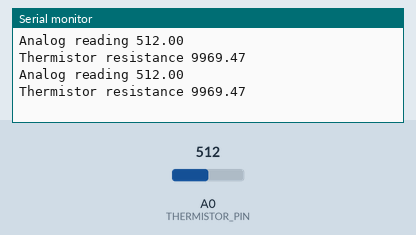
A sketch run on a simulated Arduino Uno, built with avr-gcc and run on an emulated ATmega328P. Shown: the last lines printed to the serial monitor. The inputs (shaded band) are chosen by the test bench; at power-on: A0 (THERMISTOR_PIN) = 512.

Above: at 1.8 s.
1.9 s: A0 (THERMISTOR_PIN) set to 1012
At 2.8 s:
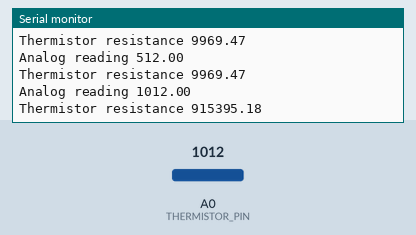
3.4 s: A0 (THERMISTOR_PIN) set to 1023
At 4.6 s:
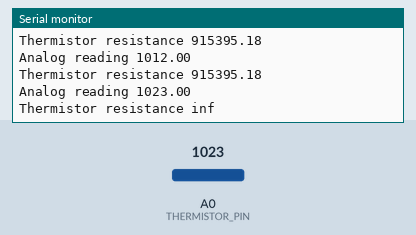
Timing chart, 0 to 6.4 s (numbered marks = the images above; inputs shaded):
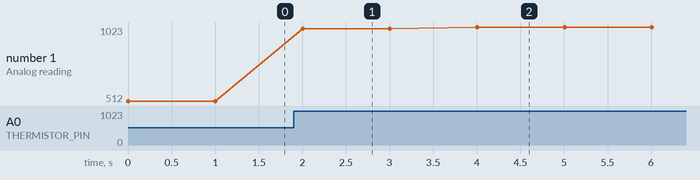

The sketch:

get_reading_of_R_of_thermo.ino
```cpp
// the value of the other resistor conected in series with NTC , i am using 10 Kohm resistor
#define SERIES_RESISTOR 9950

//the pin that is we will obtain readings from
#define THERMISTOR_PIN  A0

void setup(void)
{
  Serial.begin(9600);
}

void loop(void)
{
  float reading;
  reading = analogRead(THERMISTOR_PIN);

  Serial.print("Analog reading ");
  Serial.println(reading);

  //the idea of theses conversion is written in the notes or you can serach for voltage divider
  //convert the value to resistance
  reading = (1023 / reading) - 1;
  reading = SERIES_RESISTOR / reading;
  Serial.print("Thermistor resistance ");
  Serial.println(reading);

  delay(1000);

}
```

Measured:
- the behaviour switches between 1022 and 1023 on A0 (THERMISTOR_PIN) (found by bisection; images 1 and 2)
- after the input at 1.9 s, the serial monitor: prints a new line after 0.10 s (image 1)
- after the input at 3.4 s, the serial monitor: prints a new line after 0.61 s (image 2)
- plotted number 1: 512 → 1012 after the input at 1.9 s, 1012 → 1023 after the input at 3.4 s
